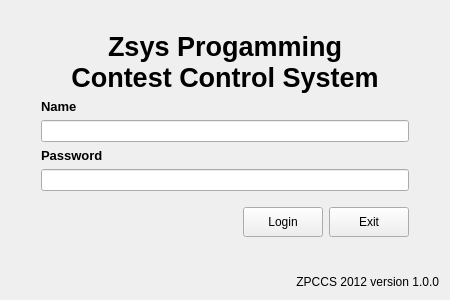
<?xml version="1.0" encoding="UTF-8"?>
<ui version="4.0">
 <class>Login</class>
 <widget class="QMainWindow" name="Login">
  <property name="geometry">
   <rect>
    <x>0</x>
    <y>0</y>
    <width>450</width>
    <height>300</height>
   </rect>
  </property>
  <property name="minimumSize">
   <size>
    <width>450</width>
    <height>300</height>
   </size>
  </property>
  <property name="maximumSize">
   <size>
    <width>450</width>
    <height>300</height>
   </size>
  </property>
  <property name="windowTitle">
   <string>Judge Client Login</string>
  </property>
  <widget class="QWidget" name="centralWidget">
   <layout class="QVBoxLayout" name="verticalLayout_2">
    <property name="sizeConstraint">
     <enum>QLayout::SetNoConstraint</enum>
    </property>
    <item>
     <layout class="QHBoxLayout" name="horizontalLayout">
      <item>
       <spacer name="horizontalSpacer_2">
        <property name="orientation">
         <enum>Qt::Horizontal</enum>
        </property>
        <property name="sizeType">
         <enum>QSizePolicy::Fixed</enum>
        </property>
        <property name="sizeHint" stdset="0">
         <size>
          <width>30</width>
          <height>20</height>
         </size>
        </property>
       </spacer>
      </item>
      <item>
       <layout class="QVBoxLayout" name="verticalLayout_3">
        <item>
         <spacer name="verticalSpacer">
          <property name="orientation">
           <enum>Qt::Vertical</enum>
          </property>
          <property name="sizeType">
           <enum>QSizePolicy::Fixed</enum>
          </property>
          <property name="sizeHint" stdset="0">
           <size>
            <width>20</width>
            <height>20</height>
           </size>
          </property>
         </spacer>
        </item>
        <item>
         <widget class="QLabel" name="titleLabel">
          <property name="font">
           <font>
            <family>Arial</family>
            <pointsize>20</pointsize>
            <weight>75</weight>
            <bold>true</bold>
           </font>
          </property>
          <property name="text">
           <string>Zsys Progamming
Contest Control System</string>
          </property>
          <property name="alignment">
           <set>Qt::AlignCenter</set>
          </property>
          <property name="wordWrap">
           <bool>true</bool>
          </property>
         </widget>
        </item>
        <item>
         <widget class="QLabel" name="nameLabel">
          <property name="font">
           <font>
            <family>Arial</family>
            <pointsize>10</pointsize>
            <weight>75</weight>
            <bold>true</bold>
           </font>
          </property>
          <property name="text">
           <string>Name</string>
          </property>
         </widget>
        </item>
        <item>
         <widget class="QLineEdit" name="nameEdit"/>
        </item>
        <item>
         <widget class="QLabel" name="passwordLabel">
          <property name="font">
           <font>
            <family>Arial</family>
            <pointsize>10</pointsize>
            <weight>75</weight>
            <bold>true</bold>
           </font>
          </property>
          <property name="text">
           <string>Password</string>
          </property>
         </widget>
        </item>
        <item>
         <widget class="QLineEdit" name="passwordEdit">
          <property name="echoMode">
           <enum>QLineEdit::Password</enum>
          </property>
         </widget>
        </item>
        <item>
         <spacer name="verticalSpacer_2">
          <property name="orientation">
           <enum>Qt::Vertical</enum>
          </property>
          <property name="sizeType">
           <enum>QSizePolicy::Fixed</enum>
          </property>
          <property name="sizeHint" stdset="0">
           <size>
            <width>20</width>
            <height>10</height>
           </size>
          </property>
         </spacer>
        </item>
        <item>
         <layout class="QHBoxLayout" name="horizontalLayout_2">
          <item>
           <spacer name="horizontalSpacer_3">
            <property name="orientation">
             <enum>Qt::Horizontal</enum>
            </property>
            <property name="sizeHint" stdset="0">
             <size>
              <width>40</width>
              <height>20</height>
             </size>
            </property>
           </spacer>
          </item>
          <item>
           <widget class="QPushButton" name="loginButton">
            <property name="minimumSize">
             <size>
              <width>0</width>
              <height>30</height>
             </size>
            </property>
            <property name="text">
             <string>Login</string>
            </property>
            <property name="iconSize">
             <size>
              <width>16</width>
              <height>16</height>
             </size>
            </property>
           </widget>
          </item>
          <item>
           <widget class="QPushButton" name="exitButton">
            <property name="minimumSize">
             <size>
              <width>0</width>
              <height>30</height>
             </size>
            </property>
            <property name="text">
             <string>Exit</string>
            </property>
           </widget>
          </item>
         </layout>
        </item>
       </layout>
      </item>
      <item>
       <spacer name="horizontalSpacer">
        <property name="orientation">
         <enum>Qt::Horizontal</enum>
        </property>
        <property name="sizeType">
         <enum>QSizePolicy::Fixed</enum>
        </property>
        <property name="sizeHint" stdset="0">
         <size>
          <width>30</width>
          <height>20</height>
         </size>
        </property>
       </spacer>
      </item>
     </layout>
    </item>
    <item>
     <widget class="QLabel" name="versionLabel">
      <property name="text">
       <string>ZPCCS 2012 version 1.0.0</string>
      </property>
      <property name="alignment">
       <set>Qt::AlignBottom|Qt::AlignRight|Qt::AlignTrailing</set>
      </property>
     </widget>
    </item>
   </layout>
  </widget>
 </widget>
 <layoutdefault spacing="6" margin="11"/>
 <resources/>
 <connections/>
</ui>
